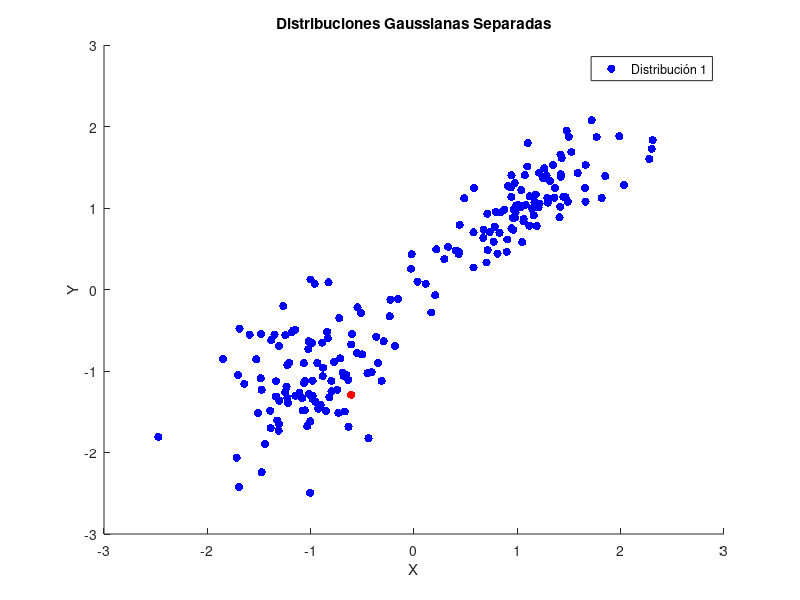

The MATLAB source for this figure:
close all
clc
clear
warning off
% Definir los parámetros de las distribuciones gaussianas
mu1 = [1 1];
sigma1 = [0.3 0.2; 0.2 0.2];
mu2 = [-1 -1];
sigma2 = [0.2 0.1; 0.1 0.3];

% Generar los datos de las distribuciones gaussianas
rng(0); % establecer la semilla aleatoria para reproducibilidad
X1 = mvnrnd(mu1, sigma1, 100); % 100 muestras de la primera distribución
X2 = mvnrnd(mu2, sigma2, 100); % 100 muestras de la segunda distribución

% Combinar los datos de ambas distribuciones en una sola matriz
X = [X1; X2];
% Crear un vector de índices de colores para identificar cada conjunto de datos
colors = [];
colors = [colors zeros(1,126) 1 zeros(1,73)];

% Plotear los datos con scatter
scatter(X(:,1), X(:,2), [], colors, 'filled');
colormap(gca, [0 0 1; 1 0 0]); % establecer la paleta de colores (azul y rojo)
xlabel('X');
ylabel('Y');
title('Distribuciones Gaussianas Separadas');
legend('Distribución 1', 'Distribución 2');


